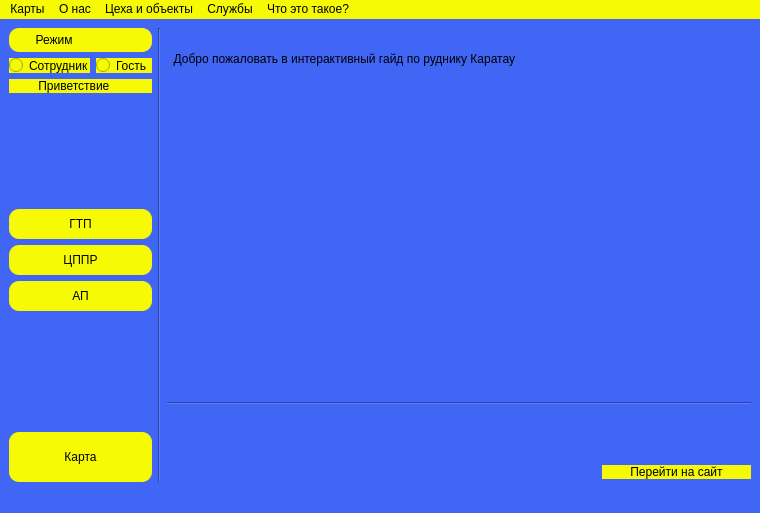
<?xml version="1.0" encoding="UTF-8"?>
<ui version="4.0">
 <class>MainWindow</class>
 <widget class="QMainWindow" name="MainWindow">
  <property name="geometry">
   <rect>
    <x>0</x>
    <y>0</y>
    <width>760</width>
    <height>513</height>
   </rect>
  </property>
  <property name="windowTitle">
   <string>MainWindow</string>
  </property>
  <property name="styleSheet">
   <string notr="true">QWidget{
background-color: rgb(65, 102, 245);
background-image: url(:/logos/karatau_logo_small___копия-removebg-preview.png)
}</string>
  </property>
  <widget class="QWidget" name="centralwidget">
   <layout class="QGridLayout" name="gridLayout">
    <item row="0" column="2">
     <layout class="QVBoxLayout" name="verticalLayout_2">
      <item>
       <widget class="QLabel" name="wlcomeToAppLabel">
        <property name="minimumSize">
         <size>
          <width>0</width>
          <height>50</height>
         </size>
        </property>
        <property name="styleSheet">
         <string notr="true">QLabel{
font: 14pt &quot;Segoe UI Emoji&quot;;
color: rgb(0, 0, 0);
background-image: url(:/arrow right/images/Karatau yellow background.png);
border-style:outset;
border-radius:10px;

}</string>
        </property>
        <property name="text">
         <string>  Добро пожаловать в интерактивный гайд по руднику Каратау     </string>
        </property>
       </widget>
      </item>
      <item>
       <layout class="QHBoxLayout" name="horizontalLayout_2"/>
      </item>
      <item>
       <widget class="QLabel" name="imageLabel">
        <property name="minimumSize">
         <size>
          <width>0</width>
          <height>300</height>
         </size>
        </property>
        <property name="text">
         <string/>
        </property>
       </widget>
      </item>
      <item>
       <widget class="Line" name="line">
        <property name="orientation">
         <enum>Qt::Horizontal</enum>
        </property>
       </widget>
      </item>
      <item>
       <layout class="QGridLayout" name="gridLayout_2">
        <item row="0" column="4">
         <spacer name="horizontalSpacer">
          <property name="orientation">
           <enum>Qt::Horizontal</enum>
          </property>
          <property name="sizeHint" stdset="0">
           <size>
            <width>40</width>
            <height>20</height>
           </size>
          </property>
         </spacer>
        </item>
        <item row="0" column="0">
         <widget class="QPushButton" name="previousImgButton">
          <property name="minimumSize">
           <size>
            <width>60</width>
            <height>45</height>
           </size>
          </property>
          <property name="styleSheet">
           <string notr="true">QPushButton{
color: rgb(0, 0, 0);
border-image: url(:/arrow right/images/yel arr left.png);
border-style:outset;
border-radius:8px;
font: 10pt &quot;Arial&quot; ;
}
QPushButton:hover{
color:rgb(0, 0, 05);
background-color: rgb(245, 169, 17);
border-radius:5px;
}
QPushButton:pressed{
color:rgb(0, 0, 0);
background-color: rgb(255, 148, 164);
}</string>
          </property>
          <property name="text">
           <string/>
          </property>
         </widget>
        </item>
        <item row="0" column="2">
         <widget class="QPushButton" name="nextImgButton">
          <property name="minimumSize">
           <size>
            <width>60</width>
            <height>45</height>
           </size>
          </property>
          <property name="styleSheet">
           <string notr="true">QPushButton{
color: rgb(0, 0, 0);
border-image: url(:/arrow right/images/yel arr right.png);
border-style:outset;
border-radius:8px;
font: 10pt &quot;Arial&quot; ;
}
QPushButton:hover{
color:rgb(0, 0, 05);
background-color: rgb(245, 169, 17);
border-radius:5px;
}
QPushButton:pressed{
color:rgb(0, 0, 0);
background-color: rgb(255, 148, 164);
}</string>
          </property>
          <property name="text">
           <string/>
          </property>
         </widget>
        </item>
        <item row="1" column="3">
         <spacer name="horizontalSpacer_2">
          <property name="orientation">
           <enum>Qt::Horizontal</enum>
          </property>
          <property name="sizeHint" stdset="0">
           <size>
            <width>40</width>
            <height>20</height>
           </size>
          </property>
         </spacer>
        </item>
        <item row="1" column="4">
         <widget class="QPushButton" name="goToSiteButton">
          <property name="styleSheet">
           <string notr="true">QPushButton{
color: rgb(0, 0, 0);
background-color: rgb(246, 250, 5);
border-style:outset;
border-radius:8px;
font: 80 10pt &quot;Arial&quot; ;
}
QPushButton:hover{
color:rgb(0, 0, 05);
background-color: rgb(245, 169, 17);
border-radius:5px;
}
QPushButton:pressed{
color:rgb(0, 0, 0);
background-color: rgb(255, 148, 164);
}</string>
          </property>
          <property name="text">
           <string>Перейти на сайт</string>
          </property>
         </widget>
        </item>
        <item row="0" column="3">
         <widget class="QLabel" name="emptySpaceLabel">
          <property name="text">
           <string/>
          </property>
         </widget>
        </item>
        <item row="0" column="1">
         <spacer name="horizontalSpacer_3">
          <property name="orientation">
           <enum>Qt::Horizontal</enum>
          </property>
          <property name="sizeHint" stdset="0">
           <size>
            <width>40</width>
            <height>20</height>
           </size>
          </property>
         </spacer>
        </item>
       </layout>
      </item>
     </layout>
    </item>
    <item row="0" column="0">
     <layout class="QVBoxLayout" name="verticalLayout">
      <item>
       <widget class="QLabel" name="modeLabel">
        <property name="minimumSize">
         <size>
          <width>35</width>
          <height>24</height>
         </size>
        </property>
        <property name="styleSheet">
         <string notr="true">QLabel{
font: 75 14pt &quot;Segoe UI Emoji&quot;;
color: rgb(0, 0, 0);
background-color: rgb(246, 250, 5);
border-style:outset;
border-radius:10px;

}
</string>
        </property>
        <property name="text">
         <string>        Режим</string>
        </property>
       </widget>
      </item>
      <item>
       <layout class="QHBoxLayout" name="horizontalLayout">
        <item>
         <widget class="QRadioButton" name="workerRadioButton">
          <property name="styleSheet">
           <string notr="true">QRadioButton{
color: rgb(0, 0, 0);
background-color: rgb(246, 250, 5);
border-style:outset;
border-radius:10px;
font: 10pt &quot;Arial&quot;;
}
</string>
          </property>
          <property name="text">
           <string>Сотрудник</string>
          </property>
         </widget>
        </item>
        <item>
         <widget class="QRadioButton" name="guestRadioButton">
          <property name="minimumSize">
           <size>
            <width>56</width>
            <height>0</height>
           </size>
          </property>
          <property name="styleSheet">
           <string notr="true">QRadioButton{
color: rgb(0, 0, 0);
background-color: rgb(246, 250, 5);
border-style:outset;
border-radius:10px;
font: 10pt &quot;Arial&quot; ;
}
</string>
          </property>
          <property name="text">
           <string>Гость</string>
          </property>
         </widget>
        </item>
       </layout>
      </item>
      <item>
       <widget class="QPushButton" name="welcomeVideoButton">
        <property name="styleSheet">
         <string notr="true">QPushButton{
color: rgb(0, 0, 0);
background-color: rgb(246, 250, 5);
border-style:outset;
border-radius:10px;
font: 14pt &quot;Arial&quot; ;
}
QPushButton:hover{
color:rgb(0, 0, 05);
background-color: rgb(245, 169, 17);
border-radius:5px;
}
QPushButton:pressed{
color:rgb(0, 0, 0);
background-color: rgb(255, 148, 164);
}</string>
        </property>
        <property name="text">
         <string>Приветствие    </string>
        </property>
       </widget>
      </item>
      <item>
       <spacer name="verticalSpacer">
        <property name="orientation">
         <enum>Qt::Vertical</enum>
        </property>
        <property name="sizeHint" stdset="0">
         <size>
          <width>20</width>
          <height>40</height>
         </size>
        </property>
       </spacer>
      </item>
      <item>
       <widget class="QPushButton" name="gtpMapButton">
        <property name="minimumSize">
         <size>
          <width>0</width>
          <height>30</height>
         </size>
        </property>
        <property name="styleSheet">
         <string notr="true">QPushButton{
color: rgb(0, 0, 0);
background-color: rgb(246, 250, 5);
border-style:outset;
border-radius:10px;
font: 100 14pt &quot;Arial&quot; ;
}
QPushButton:hover{
color:rgb(0, 0, 05);
background-color: rgb(245, 169, 17);
border-radius:5px;
}
QPushButton:pressed{
color:rgb(0, 0, 0);
background-color: rgb(255, 148, 164);
}</string>
        </property>
        <property name="text">
         <string>ГТП</string>
        </property>
       </widget>
      </item>
      <item>
       <widget class="QPushButton" name="cpprMapButton">
        <property name="minimumSize">
         <size>
          <width>0</width>
          <height>30</height>
         </size>
        </property>
        <property name="styleSheet">
         <string notr="true">QPushButton{
color: rgb(0, 0, 0);
background-color: rgb(246, 250, 5);
border-style:outset;
border-radius:10px;
font: 14pt &quot;Arial&quot; ;
}
QPushButton:hover{
color:rgb(0, 0, 05);
background-color: rgb(245, 169, 17);
border-radius:5px;
}
QPushButton:pressed{
color:rgb(0, 0, 0);
background-color: rgb(255, 148, 164);
}</string>
        </property>
        <property name="text">
         <string>ЦППР</string>
        </property>
       </widget>
      </item>
      <item>
       <widget class="QPushButton" name="apMapButton">
        <property name="minimumSize">
         <size>
          <width>0</width>
          <height>30</height>
         </size>
        </property>
        <property name="styleSheet">
         <string notr="true">QPushButton{
color: rgb(0, 0, 0);
background-color: rgb(246, 250, 5);
border-style:outset;
border-radius:10px;
font: 14pt &quot;Arial&quot; ;
}
QPushButton:hover{
color:rgb(0, 0, 05);
background-color: rgb(245, 169, 17);
border-radius:5px;
}
QPushButton:pressed{
color:rgb(0, 0, 0);
background-color: rgb(255, 148, 164);
}</string>
        </property>
        <property name="text">
         <string>АП</string>
        </property>
       </widget>
      </item>
      <item>
       <spacer name="verticalSpacer_2">
        <property name="orientation">
         <enum>Qt::Vertical</enum>
        </property>
        <property name="sizeHint" stdset="0">
         <size>
          <width>20</width>
          <height>40</height>
         </size>
        </property>
       </spacer>
      </item>
      <item>
       <widget class="Line" name="line_3">
        <property name="orientation">
         <enum>Qt::Vertical</enum>
        </property>
       </widget>
      </item>
      <item>
       <widget class="QPushButton" name="goToKaratauMapButton">
        <property name="minimumSize">
         <size>
          <width>0</width>
          <height>50</height>
         </size>
        </property>
        <property name="styleSheet">
         <string notr="true">QPushButton{
color: rgb(0, 0, 0);
background-color: rgb(246, 250, 5);
border-style:outset;
border-radius:10px;
font: 14pt &quot;Segoe UI Emoji&quot; ;
}
QPushButton:hover{
color:rgb(0, 0, 05);
background-color: rgb(245, 169, 17);
border-radius:5px;
}
QPushButton:pressed{
color:rgb(0, 0, 0);
background-color: rgb(255, 148, 164);
}</string>
        </property>
        <property name="text">
         <string>Карта</string>
        </property>
       </widget>
      </item>
     </layout>
    </item>
    <item row="0" column="1">
     <widget class="Line" name="line_2">
      <property name="orientation">
       <enum>Qt::Vertical</enum>
      </property>
     </widget>
    </item>
   </layout>
  </widget>
  <widget class="QMenuBar" name="menubar">
   <property name="geometry">
    <rect>
     <x>0</x>
     <y>0</y>
     <width>760</width>
     <height>21</height>
    </rect>
   </property>
   <property name="styleSheet">
    <string notr="true">QMenuBar{background-color: rgb(246, 250, 5);
background-image: url(:/arrow right/images/Karatau yellow background.png);
}
QMenuBar:hover{
color:rgb(0, 0, 05);
background-color: rgb(245, 169, 17);

}</string>
   </property>
   <widget class="QMenu" name="menuMaps">
    <property name="styleSheet">
     <string notr="true">QMenu:hover{
color:rgb(0, 0, 05);
background-color: rgb(245, 169, 17);
}</string>
    </property>
    <property name="title">
     <string>Карты</string>
    </property>
    <addaction name="actionGlobalMap"/>
    <addaction name="actionKaratauMap"/>
   </widget>
   <widget class="QMenu" name="menuAboutUs">
    <property name="title">
     <string>О нас</string>
    </property>
   </widget>
   <widget class="QMenu" name="menuObjects">
    <property name="title">
     <string>Цеха и объекты</string>
    </property>
    <widget class="QMenu" name="menuActionGTP">
     <property name="title">
      <string>ГТП</string>
     </property>
     <addaction name="actionPoligon"/>
     <addaction name="actionRaskomandirovka"/>
    </widget>
    <widget class="QMenu" name="menuActionFKhL">
     <property name="title">
      <string>ФХЛ</string>
     </property>
     <addaction name="actionFKhLFirstFloor"/>
     <addaction name="actionFKhLSecondFloor"/>
    </widget>
    <addaction name="menuActionGTP"/>
    <addaction name="actionCPPR"/>
    <addaction name="actionAP"/>
    <addaction name="separator"/>
    <addaction name="actionGBK"/>
    <addaction name="menuActionFKhL"/>
   </widget>
   <widget class="QMenu" name="menuDepartments">
    <property name="title">
     <string>Службы</string>
    </property>
    <addaction name="KIPiA"/>
    <addaction name="SGE"/>
    <addaction name="SGM"/>
   </widget>
   <widget class="QMenu" name="menuWhatIsIt">
    <property name="title">
     <string>Что это такое?</string>
    </property>
   </widget>
   <addaction name="menuMaps"/>
   <addaction name="menuAboutUs"/>
   <addaction name="menuObjects"/>
   <addaction name="menuDepartments"/>
   <addaction name="menuWhatIsIt"/>
  </widget>
  <widget class="QStatusBar" name="statusbar">
   <property name="styleSheet">
    <string notr="true"/>
   </property>
  </widget>
  <action name="actionGlobalMap">
   <property name="text">
    <string>Глобальная</string>
   </property>
  </action>
  <action name="actionCPPR">
   <property name="text">
    <string>ЦППР</string>
   </property>
  </action>
  <action name="actionAP">
   <property name="text">
    <string>АП</string>
   </property>
  </action>
  <action name="actionGBK">
   <property name="text">
    <string>ГБК</string>
   </property>
  </action>
  <action name="actionPoligon">
   <property name="text">
    <string>Полигон</string>
   </property>
  </action>
  <action name="actionRaskomandirovka">
   <property name="text">
    <string>Раскомандировка</string>
   </property>
  </action>
  <action name="actionFKhLFirstFloor">
   <property name="text">
    <string>Первый этаж</string>
   </property>
  </action>
  <action name="actionFKhLSecondFloor">
   <property name="text">
    <string>Второй этаж</string>
   </property>
  </action>
  <action name="KIPiA">
   <property name="checkable">
    <bool>false</bool>
   </property>
   <property name="text">
    <string>КИПиА</string>
   </property>
  </action>
  <action name="SGE">
   <property name="text">
    <string>СГЭ</string>
   </property>
  </action>
  <action name="SGM">
   <property name="text">
    <string>СГМ</string>
   </property>
  </action>
  <action name="actionKaratauMap">
   <property name="text">
    <string>Каратау</string>
   </property>
  </action>
 </widget>
 <resources>
  <include location="resources/logos.qrc"/>
  <include location="resources/MainWindow.qrc"/>
 </resources>
 <connections/>
</ui>
